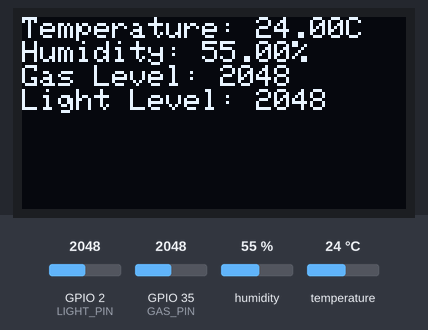
Recording of a sketch running on a simulated ESP32. Shown: 128×64 one-colour display. Inputs (shaded band) come from the test bench; at power-on: humidity 55 %, GPIO 2 (LIGHT_PIN) = 2048, GPIO 35 (GAS_PIN) = 2048, temperature 24 °C.

Above: at 3.2 s.
3.3 s: humidity set to 22 %
At 8.5 s:
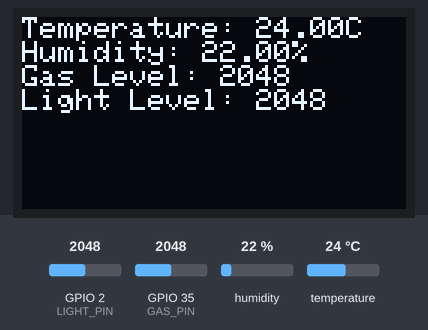
8.9 s: GPIO 2 (LIGHT_PIN) set to 2866
At 12.9 s:
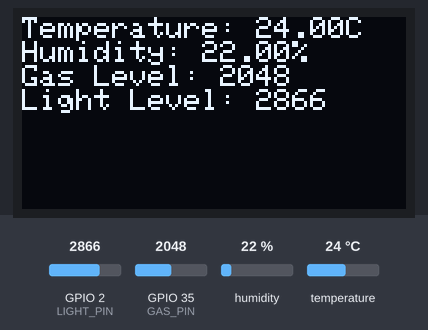
14.5 s: GPIO 35 (GAS_PIN) set to 2866
At 18.5 s:
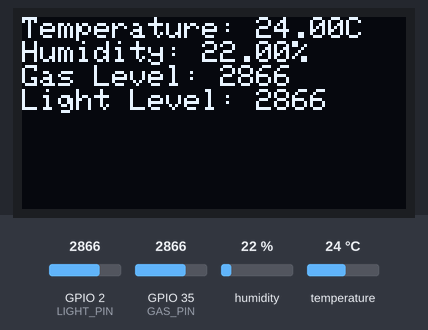
20.1 s: temperature set to 12 °C
At 22.9 s:
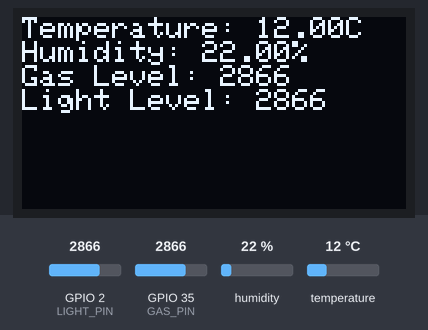
25.7 s: GPIO 2 (LIGHT_PIN) set to 3972
At 28.5 s:
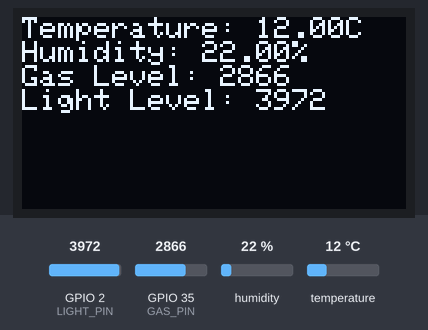
31.3 s: GPIO 35 (GAS_PIN) set to 3972
At 32.9 s:
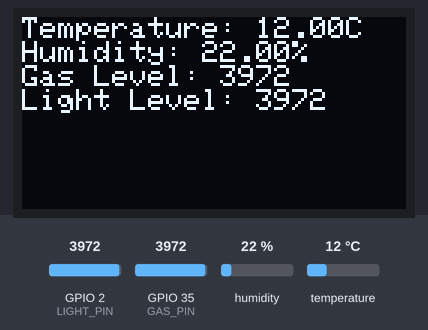
Timing chart, 0 to 34.4 s (numbered marks = the images above; inputs shaded):
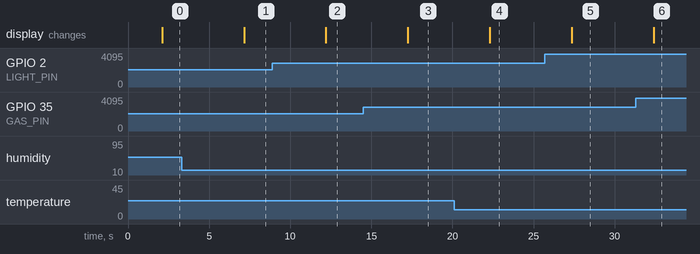

The sketch:

Real_Time_Environment_Monitoring_with_ESP32_OLED_Screen.ino
```cpp
#include <Wire.h>
#include <Adafruit_GFX.h>
#include <Adafruit_SH1106.h>
#include <DHT.h>

#define DHTPIN 4       // Pin connected to the DHT11 sensor
#define DHTTYPE DHT11  // DHT sensor type

DHT dht(DHTPIN, DHTTYPE);

#define OLED_SDA 21
#define OLED_SCL 22
Adafruit_SH1106 display(21, 22);

#define GAS_PIN 35        // Analog pin connected to MQ-2 Gas Sensor
#define LIGHT_PIN 2      // Analog pin connected to Photosensitive Sensor

void setup() {
  Serial.begin(115200);
  display.begin(SH1106_SWITCHCAPVCC);
  display.clearDisplay();
  display.setTextColor(WHITE);
  display.setTextSize(1);
  display.setCursor(0, 0);
  display.println("Environmental Monitoring");
  display.display();
  delay(2000);

  dht.begin();
  pinMode(GAS_PIN, INPUT);
  pinMode(LIGHT_PIN, INPUT);
}

void loop() {
  float temperature = dht.readTemperature();  // Read temperature in Celsius
  float humidity = dht.readHumidity();        // Read relative humidity
  int gasLevel = analogRead(GAS_PIN);         // Read gas level
  int lightLevel = analogRead(LIGHT_PIN);     // Read light level

  display.clearDisplay();
  display.setCursor(0, 0);
  display.print("Temperature: ");
  display.print(temperature);
  display.println("C");

  display.print("Humidity: ");
  display.print(humidity);
  display.println("%");

  display.print("Gas Level: ");
  display.println(gasLevel);

  display.print("Light Level: ");
  display.println(lightLevel);

  display.display();

  delay(5000);  // Delay for 5 seconds before next reading
}
```

Measured:
- after the input at 3.3 s, the display: changes after 3.9 s (image 1)
- after the input at 8.9 s, the display: changes after 3.3 s (image 2)
- after the input at 14.5 s, the display: changes after 2.8 s (image 3)
- after the input at 20.1 s, the display: changes after 2.2 s (image 4)
- after the input at 25.7 s, the display: changes after 1.6 s (image 5)
- after the input at 31.3 s, the display: changes after 1.1 s (image 6)
